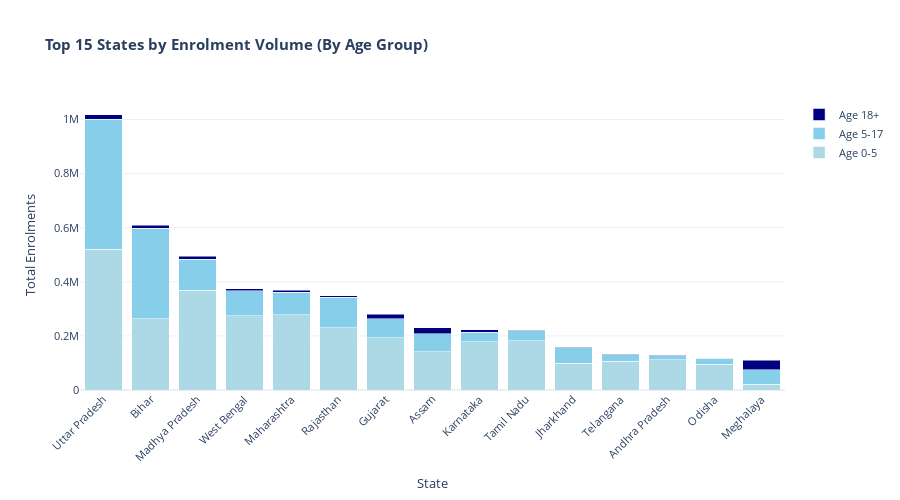

The code cell stored with this chart in its notebook:
### Code cell
# 5.2 Top 15 States by Enrolment Volume
top_states = enrol_by_state.groupby("state")[["age_0_5", "age_5_17", "age_18_greater"]].sum().reset_index()
top_states["total"] = top_states[["age_0_5", "age_5_17", "age_18_greater"]].sum(axis=1)
top_states = top_states.nlargest(15, "total")

fig2 = go.Figure()
fig2.add_trace(go.Bar(x=top_states["state"], y=top_states["age_0_5"], name="Age 0-5", marker_color="lightblue"))
fig2.add_trace(go.Bar(x=top_states["state"], y=top_states["age_5_17"], name="Age 5-17", marker_color="skyblue"))
fig2.add_trace(go.Bar(x=top_states["state"], y=top_states["age_18_greater"], name="Age 18+", marker_color="navy"))

fig2.update_layout(
    title="<b>Top 15 States by Enrolment Volume (By Age Group)</b>",
    xaxis_title="State", yaxis_title="Total Enrolments",
    barmode="stack", height=500, template="plotly_white",
    xaxis=dict(tickangle=-45), font=dict(size=11)
)
fig2.show()

### Figure 1 — Plotly figure (JSON) as saved in the notebook; plotly's stock layout.template omitted (floating-point values rounded to 4 significant figures)
{"data": [{"marker": {"color": "lightblue"}, "name": "Age 0-5", "type": "bar", "x": ["Uttar Pradesh", "Bihar", "Madhya Pradesh", "West Bengal", "Maharashtra", "Rajasthan", "Gujarat", "Assam", "Karnataka", "Tamil Nadu", "Jharkhand", "Telangana", "Andhra Pradesh", "Odisha", "Meghalaya"], "y": [521045, 262875, 367990, 275391, 278814, 229780, 193031, 141235, 179262, 182313, 98551, 105918, 112440, 95882, 21179]}, {"marker": {"color": "skyblue"}, "name": "Age 5-17", "type": "bar", "x": ["Uttar Pradesh", "Bihar", "Madhya Pradesh", "West Bengal", "Maharashtra", "Rajasthan", "Gujarat", "Assam", "Karnataka", "Tamil Nadu", "Jharkhand", "Telangana", "Andhra Pradesh", "Odisha", "Meghalaya"], "y": [479682, 334802, 116381, 91396, 82116, 113123, 71182, 66085, 33863, 37227, 57539, 24505, 13746, 22216, 53305]}, {"marker": {"color": "navy"}, "name": "Age 18+", "type": "bar", "x": ["Uttar Pradesh", "Bihar", "Madhya Pradesh", "West Bengal", "Maharashtra", "Rajasthan", "Gujarat", "Assam", "Karnataka", "Tamil Nadu", "Jharkhand", "Telangana", "Andhra Pradesh", "Odisha", "Meghalaya"], "y": [17902, 11908, 9599, 8510, 8209, 5555, 16336, 22877, 10110, 1249, 1449, 1151, 1495, 739, 35287]}], "layout": {"barmode": "stack", "font": {"size": 11}, "height": 500, "title": {"text": "<b>Top 15 States by Enrolment Volume (By Age Group)</b>"}, "xaxis": {"tickangle": -45, "title": {"text": "State"}}, "yaxis": {"title": {"text": "Total Enrolments"}}}}
